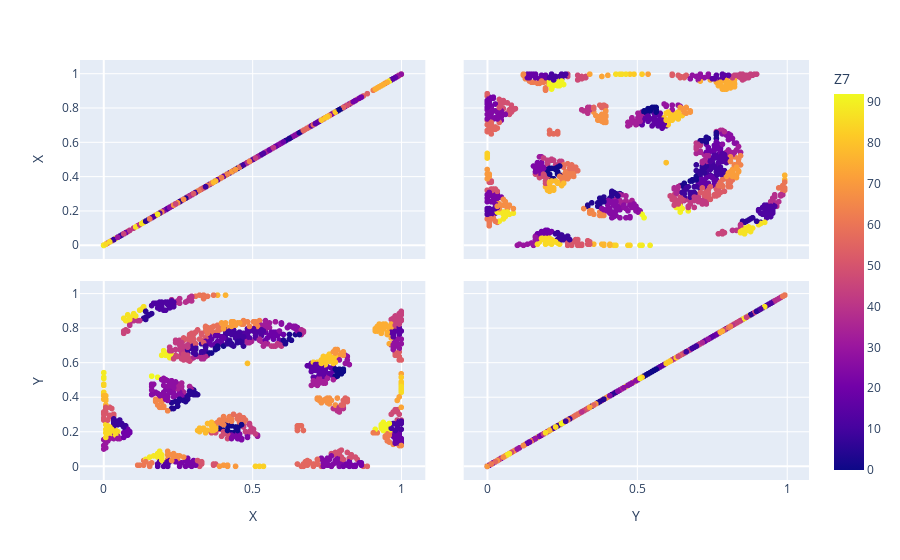

Source (notebook cell):
### Code cell
classix_distance=Extractor.classix(group_merging_mode='distance',minPts=minPts_best_distance,radius=radius_best_distance,scale=scale_best_distance)
classix_distance.fit(X_train)
Y_pred_distance=classix_distance.predict(X_test)
df_pred_distance=pd.DataFrame(pd.concat([pd.DataFrame(X_test,columns=['X','Y']),pd.DataFrame(Y_pred_distance,columns=[select_name_Z])],axis=1))
print('Plot of target: ',select_name_Z,'\n')
fig = px.scatter_matrix(df_pred_distance,
    dimensions=['X','Y'],
    color=select_name_Z)
fig.show()

### Figure 1 — Plotly figure (JSON) as saved in the notebook; plotly's stock layout.template omitted (floating-point values rounded to 4 significant figures; data arrays with more than 128 entries replaced by an {"elided": "..."} marker saying what was removed)
{"data": [{"dimensions": [{"axis": {"matches": true}, "label": "X", "values": {"elided": "1071 float values"}}, {"axis": {"matches": true}, "label": "Y", "values": {"elided": "1071 float values"}}], "hovertemplate": "%{xaxis.title.text}=%{x}<br>%{yaxis.title.text}=%{y}<br>Z7=%{marker.color}<extra></extra>", "legendgroup": "", "marker": {"color": {"elided": "1071 int values"}, "coloraxis": "coloraxis", "symbol": "circle"}, "name": "", "showlegend": false, "type": "splom"}], "layout": {"coloraxis": {"colorbar": {"title": {"text": "Z7"}}, "colorscale": [[0, "#0d0887"], [0.1111, "#46039f"], [0.2222, "#7201a8"], [0.3333, "#9c179e"], [0.4444, "#bd3786"], [0.5556, "#d8576b"], [0.6667, "#ed7953"], [0.7778, "#fb9f3a"], [0.8889, "#fdca26"], [1, "#f0f921"]]}, "dragmode": "select", "legend": {"tracegroupgap": 0}, "margin": {"t": 60}}}
